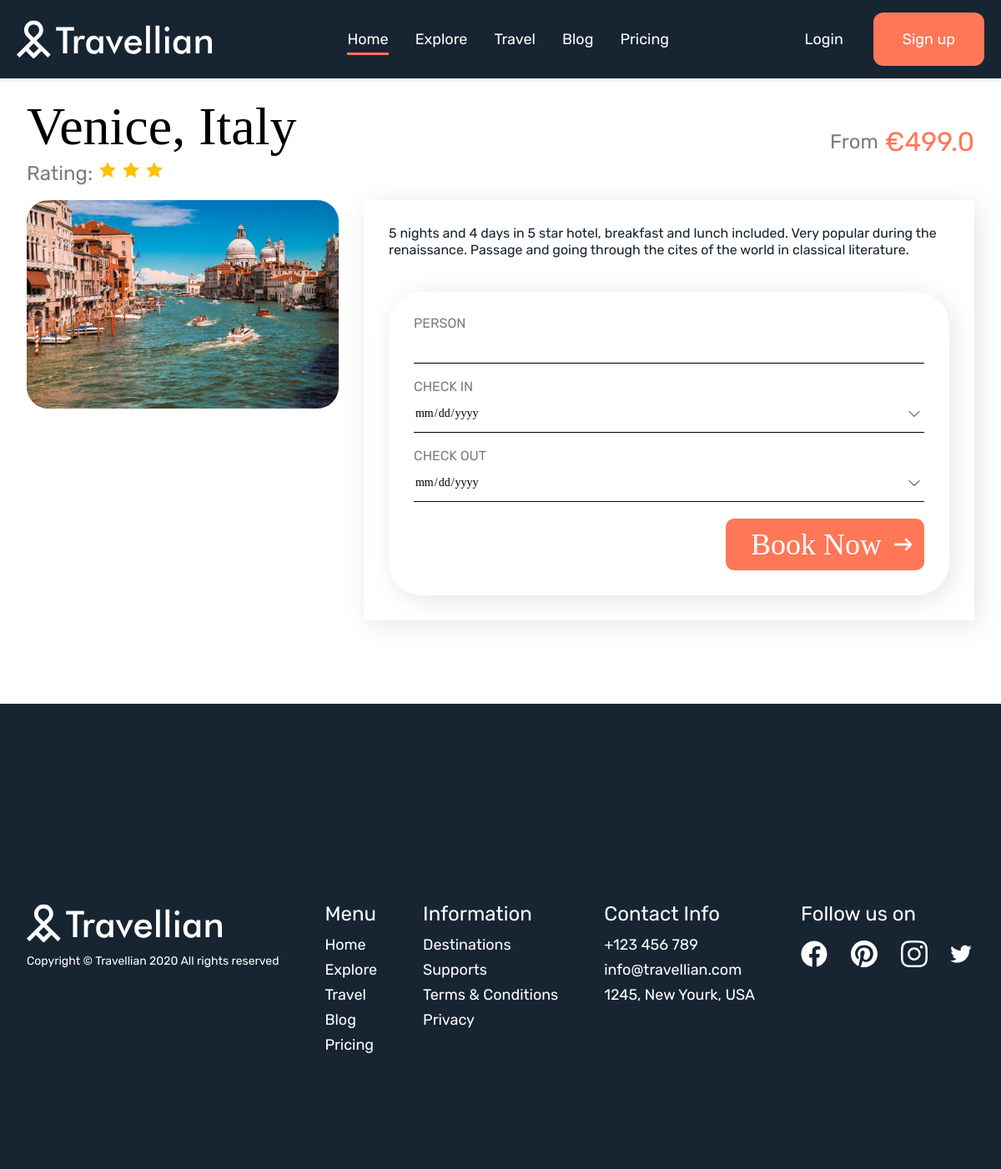
/kursova_page/offers/1, run on the app's committed database.
### kursova_page/models.py (models this page shows, shortened)
class Offers(models.Model):
    location = models.CharField(max_length=255)
    rating = models.IntegerField()
    description = models.TextField()
    pricing = models.FloatField()
    offer_image = models.ImageField(null = True, blank=True, upload_to="images/")

### kursova_page/views.py (the view)
# urls.py: path('offers/<int:id>', offer_item, name='offer_item'),
def offer_item(request, id):
    data = Offers.objects.get(id = id)
    return render(request, 'offer-page/index.html', {'data': data})

### kursova_page/templates/offer-page/index.html (shortened to what this page needs)
<!DOCTYPE html>
{% load static %}
<html lang="en">
<head>
    <link rel="stylesheet" href="{% static 'offer-page/styles/style.css' %}">
</head>
<body>
	<header id="headerId" class = "head scrolled">
		<div class="head-wrapper d-flex">
			<div class="logo"></div>
			<nav id="navigation" class="header-menu hide">
				<ul class = "menu">
					<li class="current-item">
						<a class="header-emailform-font" href="../index.html#heroWrap">Home</a>
					</li>
					<li>
						<a class="header-emailform-font" href="../index.html#explore">Explore</a>
					</li>
					<li>
						<a class="header-emailform-font" href="../index.html#travel">Travel</a>
					</li>
					<li>
						<a class="header-emailform-font" href="../index.html#blog">Blog</a>
					</li>
					<li>
						<a class="header-emailform-font" href="../index.html#pricing">Pricing</a>
					</li>
				</ul>
				<span id="slide-line" class="position-absolute"></span>
			</nav>
			<div class="login-wrap">
				<div class= "btn-login-signup">
					<a class="header-emailform-font" href="#">Login</a>
					<a class="signup-btn d-flex header-emailform-font" href="#">Sign up</a>
				</div>
			</div>
		</div>
	</header>
    <section class="offer-info">
        <div class="section-wrap">
            <div class="inner-wrap">
                <div class="offer-info-head">
                    <div class="offer-head-left">
                        <div class="offer-title black-text">
                            <h1 class = "title-big">
                                {{ data.location }}
                            </h1>
                        </div>
                        <div class = "offer-rate">
                            <span class="title-small grey-text">Rating: </span>
                            {% for i in '0123456789'|make_list %}
                            {% if  forloop.counter <= data.rating %}
                            <svg width="24" height="24" viewBox="0 0 24 24" fill="none" xmlns="http://www.w3.org/2000/svg">
                                <path d="M12 2.00006L15.09 8.26006L22 9.27006L17 14.1401L18.18 21.0201L12 17.7701L5.82 21.0201L7 14.1401L2 9.27006L8.91 8.26006L12 2.00006Z" fill="#FFC107"/>
                                </svg>
                            {% endif %}
                        {% endfor %}
                        </div>
                    </div>
                    <div class = "offer-price-wrap">
                        <span class = "title-small grey-text">From</span>
                        <span class = "offer-price">€{{data.pricing}}</span>
                    </div>
                </div>
                <div class="offer-info-content">
                    <img src="../media/{{data.offer_image}}" alt="offer1" class="offer-image-block">
                    <div class="offer-info-content-right">
                        <span class = "offer-description d-block">
                            {{data.description}}
                        </span>
                        <div class="offer-form-wrap">
                            <form class="d-flex offer-form">
                                <div class="form-item flex-column d-flex">
                                    <label for="person">Person</label>
                                    <input type="number" id="person" min="1">
                                </div>
                                <div class="form-item flex-column d-flex">
                                    <label for="check-in">Check in</label>
                                    <input type="date" id="check-in">
                                </div>
                                <div class="form-item flex-column d-flex">
                                    <label for="check-out">Check out</label>
                                    <input type="date" id="check-out">
                                </div>
                                <div class="book-btn d-flex">
                                    <input class = "book-btn pointer" type="submit" value="Book Now">
                                </div>
                            </form>
                        </div>
                    </div>
                </div>
            </div>
        </div>
    </section>
    <footer>
        <div class="section-wrap">
            <div class="inner-wrap d-flex">
                <div class="footer-logo">
                    <div class="logo"></div>
                    <span class = "copyright normal-text d-block white-text">Copyright © Travellian 2020 All rights reserved</span>
                </div>
                <div class="footer-menu">
                    <span class = "footer-title title-small d-block white-text">Menu</span>
                    <nav>
                        <ul class = "menu d-flex">
                            <li>
                                <a class="list-item" href="#">Home</a>
                            </li>
                            <li>
                                <a class="list-item" href="#">Explore</a>
                            </li>
                            <li>
                                <a class="list-item" href="#">Travel</a>
                            </li>
                            <li>
                                <a class="list-item" href="#">Blog</a>
                            </li>
                            <li>
                                <a class="list-item" href="#">Pricing</a>
                            </li>
                        </ul>
                    </nav>
                </div>
                <div class="footer-info">
                    <span class = "footer-title title-small d-block white-text">Information</span>
                    <ul class = "menu">
                        <li>
                            <a class="list-item" href="#">Destinations</a>
                        </li>
                        <li>
                            <a class="list-item" href="#">Supports</a>
                        </li>
                        <li>
                            <a class="list-item" href="#">Terms & Conditions</a>
                        </li>
                        <li>
                            <a class="list-item" href="#">Privacy</a>
                        </li>
                    </ul>
                </div>
                <div class="footer-contact">
                    <span class = "footer-title title-small d-block white-text">Contact Info</span>
                    <ul class = "menu">
                        <li>
                            <a class="list-item" href="#">+123 456 789</a>
                        </li>
                        <li>
                            <a class="list-item" href="#">info@travellian.com</a>
                        </li>
                        <li>
                            <a class="list-item" href="#">1245, New Yourk, USA</a>
                        </li>
                    </ul>
                </div>
                <div class="footer-socials">
                    <span class = "footer-title title-small d-block white-text">Follow us on</span>
                    <div class="social-icons d-flex">
                        <a href="">
                        </a>
                        <a href="">
                        </a>
                        <a href="">
                        </a>
                        <a href="">
                        </a>
                    </div>
                </div>
            </div>
        </div>
    </footer>
</body>
</html>

### kursova_page/static/offer-page/styles/style.css (style rules this page uses)
header { background-color: var(--secondary-color); position: relative; }
.section-wrap { padding-top: 120px !important; }
.blog-post-wrap, .offer-info-head { margin-bottom: 20px; }
@media only screen and (min-width: 720px) { .offer-form { flex-direction: row; gap: 10px; padding: 20px 0; } }
@media only screen and (min-width: 1120px) { .offer-info-content, .offer-info-head { grid-auto-flow: column; } }
@media only screen and (min-width: 1120px) { .offer-price-wrap { justify-content: end; } }
.offer-image-block { object-fit: cover; object-position: 50% 20%; max-height: 600px; }
.offer-info-content .offer-image-block { border-radius: 26px; width: 100%; height: fit-content; }
.offer-info-content, .offer-info-head { display: grid; gap: 30px; }
.offer-form { flex-direction: column; gap: 20px; padding: 20px 0; border-radius: 40px; }
.form-item { width: 100%; }
.book-btn { align-self: flex-end; width: max-content; padding: 5px 15px; border-radius: 10px; }
.book-arrow { align-self: center; justify-self: end; }
.form-item input { border-bottom: 1px solid #000; padding-bottom: 10px; font-family: var(--page-font1); font-size: 14px; }
.offer-info-content-right { display: flex; flex-direction: column; gap: 40px; }
.offer-info-content-right, .offer-form { box-shadow: 5px 5px 30px rgba(0,0,0,0.1); padding: 30px; }
.offer-description { flex: 1; }

### kursova_page/static/styles/style.css (style rules this page uses)
body { line-height: normal; }
.white-text { color: #FFF; }
.black-text { color:black }
.grey-text { color:var(--secondary-text-color); }
.d-block { display:block; }
.d-flex { display: flex; }
.pointer { cursor: pointer; }
.title-big { font-family: var(--page-font1); font-size: 40px; }
.title-small, .normal-text { font-family: var(--page-font2); font-size: 18px; }
.header-emailform-font { font-size: 20px; }
input { border: none; }
.position-absolute { position: absolute; }
.section-wrap { padding: 80px 16px; }
.flex-column { flex-direction: column; }
.hide { visibility: hidden; height: 0; padding: 0px !important; transform: translateY(-20%); }
.hide, .header-menu:not(.hide), .head-wrapper { transition: height 200ms ease-in-out 100ms, all 200ms ease-in-out 0ms; }
.offer-description, .offer-rate , .offer-text-block { flex: 1; }
.btn-login-signup>* { cursor: pointer; }

### kursova_page/static/styles/header.css (style rules this page uses)
.head { position: fixed; margin: 0; width: 100%; transition: background-color 0.3s ease; z-index: 1; }
.logo { background-image: url("../images/icons/logo1.svg"); background-size: cover; width: 140px; height: 27.521px; }
.head-wrapper { max-width: 1920px; padding: 24px 32px; justify-content: space-between; align-items: center; }
.header-emailform-font, .list-item { color: #FFF; font-family: var(--page-font2); font-size: 18px; text-decoration:none; }
.login-wrap { display: none; }
.menu, .btn-login-signup { display: flex; flex-direction: column; }
.header-menu { position: relative; }
.head ul li { display: inline-block; padding: 0 16px; }
.head ul li a { display: inline-block; margin: 10px 0; }
#slide-line { bottom: 0; height: 3px; background-color: var(--main-page-color); -webkit-transition: all .3s ease; transition: all .3s ease; }
.btn-login-signup { align-items: center; gap: 36px; }
.signup-btn { color: #FFF; border: solid 3px transparent ; padding: 20px 32px; justify-content: center; align-items: center; border-radius: 12px; background: var(--main-page-color); }
.scrolled, .burger-clicked { background: var(--secondary-color); box-shadow: 0 3px 5px 0.3px rgba(0,0,0,0.1); }
.scrolled .head-wrapper { padding-top: 15px !important; padding-bottom: 15px !important; }

### kursova_page/static/styles/variables.css (style rules this page uses)
:root { --main-page-color: #FF7757; --secondary-color: #172432; --desktop-vertical-padding: 182px; --secondary-text-color: #767E86; --page-font1: Playfair Display; --page-font2: Rubik; }

### kursova_page/static/styles/hero_section.css (style rules this page uses)
.form-item { gap: 12px; }
.form-item label { color:var(--secondary-text-color); font-family: var(--page-font2); font-size: 16px; text-transform: uppercase; }
.book-btn { width: 100%; background: var(--main-page-color); border: none; color: #FFF; font-family: var(--page-font1); font-size: 36px; height: 100%; text-align: left; }
.book-arrow { width: 21px; stroke-width: 1px; stroke: #FFF; }

### kursova_page/static/styles/footer.css (style rules this page uses)
footer { background: #172432; }
footer .inner-wrap { gap: 60px; flex-direction: column; }
footer .menu { gap: 12px; }
.copyright { margin-top: 16px; font-size: 14px !important; }
.footer-title { font-size: 24px !important; margin-bottom: 16px; }
.social-icons { align-items: center; gap: 24px; }

### data on the page
Offers: location "Venice, Italy", rating 3 (drawn), pricing "499.0", offer_image (picture), description "5 nights and 4 days in 5 star hotel, breakfast and lunch included. Very popular during the renaissance. Passage and going through the cites of the world in classical literature."
